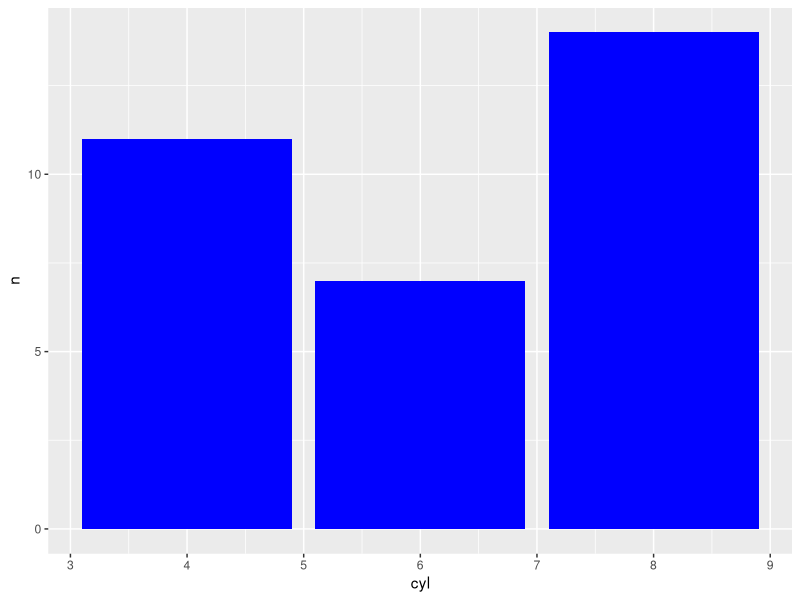
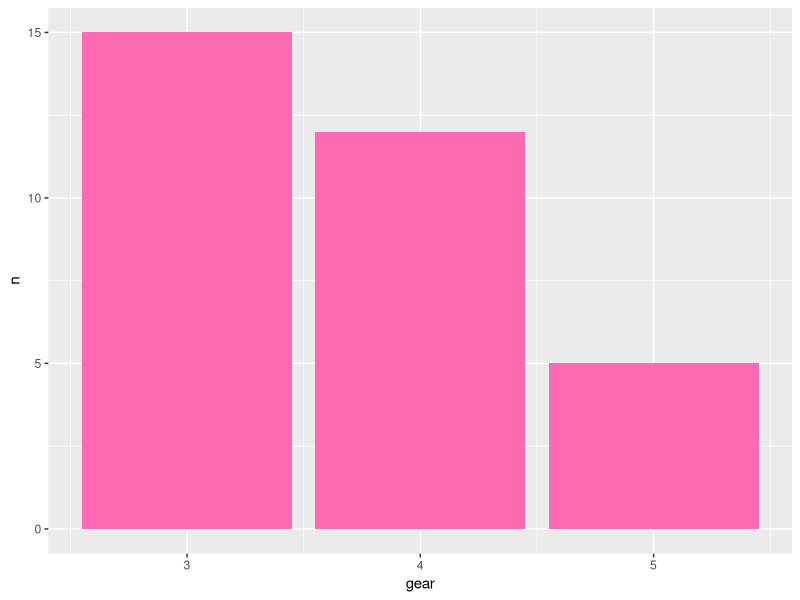

Write R code to recreate these figures, in order.
# this is a tryout

library(tidyverse)

data(mtcars)

mtcars %>% 
  count(cyl) %>% 
  ggplot(., aes(x = cyl, y = n)) +
  geom_col(fill="blue")

# the tryout continues

mtcars %>%
  count(gear) %>%
  ggplot(aes(x=gear, y=n)) +
  geom_col(fill='hotpink')
